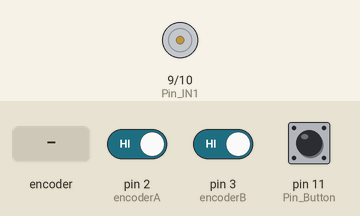
Recording of a sketch running on a simulated Arduino Uno, built with avr-gcc and run on an emulated ATmega328P. Shown: motor-driver pin pairs drawn as motors (green arrow = first pin HIGH = forward, orange = second pin HIGH = backward, longer = more drive). The inputs (shaded band) are chosen by the test bench; at power-on: pin 11 (Pin_Button) LOW, pin 2 (encoderA) HIGH, pin 3 (encoderB) HIGH. What the sketch prints to the serial monitor is not drawn.

Above: at 2.2 s.
2.3 s: pin 11 (Pin_Button) pulled HIGH for 0.15 s
At 7.9 s:
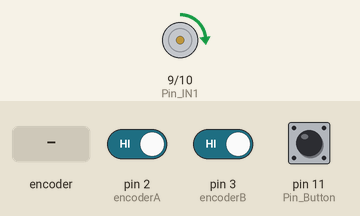
8.4 s: rotary encoder on pin 2 (encoderA) / pin 3 (encoderB) turned 2 steps (second pin leading)
11.8 s: pin 11 (Pin_Button) pulled HIGH for 1 s
At 12.6 s:
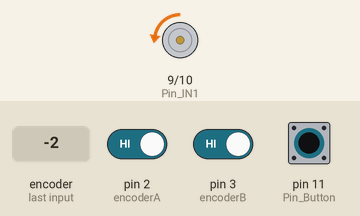
Timing chart, 0 to 14.8 s (numbered marks = the images above; inputs shaded):
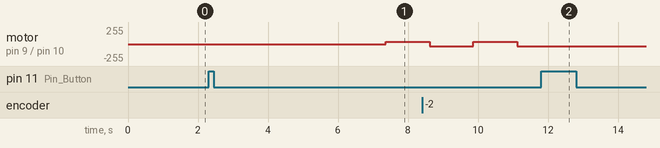

The sketch:

PID_Controller_Project.ino
```cpp
//168 square 169 sine
// 0.175 0.0008 0.002 sqaure 10.0 0.02-0.03 0.3-0.35 sine

// 0.1) Pin Setup - ต่อที่พินไหน
const int Pin_Button = 11;

const int Pin_IN1 = 9;
const int Pin_IN2 = 10;

const int encoderA = 2;
const int encoderB = 3;
// 0.2) Button, Control Setup
const int CPR = 448;
const int count_Mode = 4;
volatile long encoder_count = 0;
volatile int last_Encoded = 0;
float angle = 0.0;
int encoderAvalue = 0;
int encoderBvalue = 0;


// State -> Button - เอาไว้เก็บว่า button เป็น high หรือ low
int last_Button_State = LOW;            // Button State (Last Iteration)
int current_Button_State = LOW;         // Button State (Current Iteration)

// State -> Control Enable or not ? - ให้ control loop ทำงานหรือไม่
bool control_Enabled = false;           // State to determine whether control is turned

// State -> In delay duration or not? - ตอนนี้อยู่ในช่วง delay รึเปล่า
bool delay_Active = false;              // State to determine whether it is in delay duration before the control start

// Associated time when press is occured
unsigned long last_debounce_time = 0;         // Time when last debounce occurs
const unsigned long debounce_Delay = 50;      // 50 ms

//เก็บเวลา timer
unsigned long t_start = 0;
unsigned long activation_Time = 0;
unsigned long t_sec = 0;
const unsigned long delay_Before_Start = 5000;     // 5 seconds delay after button press to active Control
float kp = 0.188;
float ki = 0.002;
float kd = 0.0035;

float integral = 0;
float prev_error = 0;
unsigned long prev_time = 0;

const float ref_Amplitude = 180.0;
const float ref_Frequency = 0.4;
const float ref_PhaseShift = 0.0;
unsigned long lastPrintTime = 0;
const unsigned long plotInterval = 50;

// Void Setup ************************************************

void setup() {
  // setup code here, to run once:

  // Pin Setup
  pinMode(Pin_Button, INPUT);   // Button, setup pinMode

  pinMode(Pin_IN1,OUTPUT);
  pinMode(Pin_IN2,OUTPUT);

  // Set Serial
  Serial.begin(115200);
  delay(1000);   //delay 1000 ms = 1s, delay(unsigned long ms);

  //interrupt Function Setup
  if (count_Mode == 4){
    attachInterrupt( digitalPinToInterrupt(encoderA),ISR_4X,CHANGE);
    attachInterrupt( digitalPinToInterrupt(encoderB),ISR_4X,CHANGE);
    int MSB = digitalRead(encoderA);
    int LSB = digitalRead(encoderB);
    last_Encoded = (MSB << 1) | LSB;
  }

  last_debounce_time = millis();
  t_start = millis();

  // Print Setup Complete
  Serial.println("Setup is Completed, now running void loop");
}

// Main Loop  ***********************************************************************************************
void loop() {
  // main code here, to run repeatedly:

  unsigned long t_now = millis();  // get current time stamp
  encoderAvalue = digitalRead(encoderA);
  encoderBvalue = digitalRead(encoderB);
  // Main Loop, Part 1) Button Debounce & Toggle Function
  // - Detects when the button is "Actual" pressed (no false triggers from noise).
  // - If the system is "Off", pressing the button --> starts 5 s (delay_Before_Start = 5000) countdown before enabling control.
  // - If the system is "On", pressing the button --> immediately stops control and sets the PWM output to zero.

  // Step-by-Step in Part 1)
  // 1.1 Read the current button state
  int reading = digitalRead(Pin_Button);  // Initially reading is "0". When press --> reading is "1" (Pull Down Resistor Case, ref: https://docs.arduino.cc/built-in-examples/digital/Button/)

  // 1.2 Check if the button’s signal has changed (Pressed or Released)
  // Button state changed = mark the time for debounce check
  if (reading != last_Button_State) {  // if current button state has changed (current state != last state)
    last_debounce_time = t_now;        // Update last_Debounce_Time at this time instance
  }

  // 1.3 When press occurs, then update relevant states.
  // current_Button_State, last_Button_State, control_Enabled, delay_Active, activation_Time
  if ((t_now - last_debounce_time) > debounce_Delay) { // When time difference between (now & last press) > debounce Delay --> update key states

    if (reading != current_Button_State) { // When current button state != current_Button_State from last iteration (or it's previous button state)
      current_Button_State = reading;      // Update current_Button_State to current state reading

      if (current_Button_State == HIGH) {  // When press is occured, current_Button_State == HIGH (Pull Down Resistor Case)

        if (!control_Enabled && !delay_Active) { // Given button pressed is True --> when control has not started yet and not in delay period prior to control will active
          // Start delay before enabling control
          delay_Active = true;               // That means it's in the delay duration now e.g. 5 s before the control will start
          activation_Time = t_now;           // activation_Time records this activation event
          Serial.println("🔵 Button pressed → Starting 5s delay..."); // Let's print what's just happened
        }
        else if (control_Enabled && !delay_Active) {
          // Stop control immediately and zero PWM
          control_Enabled = false;           // Disable control
          Serial.println("🟡 Control stopped, PWM set to 0"); // Let's print what's just happened
        }
      } // if (current_Button_State == HIGH)
    } // (reading != current_Button_State)
  } // if ((t_now - last_Debounce_Time) > debounce_Delay)

  last_Button_State = reading; // Don't forget to update the Button State (Previous Iteration) to this current reading

  // Main Loop, Part 2) Delay before Control start --------------------------------------------
  if (delay_Active) { // When delay (e.g. 5 s) before control start is active, within this 0–5 s, update control_Enabled state

  unsigned long elapsed = t_now - activation_Time; // time measuring from activation_Time (Button Pressed)

  if (elapsed >= delay_Before_Start) {  // If beyond delay interval, update states as follows:
    delay_Active = false;               // Not in delay interval
    control_Enabled = true;             // Control is enabled or active
    t_start = millis();                 // Starting counting time
    Serial.println("✅ 5s delay done → Control started"); // Print to notify delay period is finished and control will be active
  }
  else { // if within delay interval, just print to notify it's still in the delay period
    float remaining = (delay_Before_Start - elapsed) / 1000.0; // Time left before control will be active
    Serial.print("⏳ Starting in ");
    Serial.print(remaining, 1);
    Serial.println(" s"); // Print to show the remaining time before the control will be active
    delay(200); // delay for printing
    return;
  } // (elapsed >= delay_Before_Start)

  } // if (delay_Active)

  // Main Loop, Part 3) Main Control Start ------------------
  if (control_Enabled) {

  float t_sec = (t_now - t_start) / 1000.0;

  //read encoder count
  long count_snapshot;
  noInterrupts();
  count_snapshot = encoder_count;
  interrupts();

  float reference = Generate_Square_Waveform(t_sec, ref_Amplitude, ref_Frequency, ref_PhaseShift);
  //float reference = Generate_Sine_Waveform(t_sec, ref_Amplitude, ref_Frequency, ref_PhaseShift);
  float r = reference;

  // Y: Measurment Output
  angle = (360.0 * count_snapshot)/(CPR* 6.25 * count_Mode);
  float y = angle;

  //PID Controller
  float error = r-y;
  unsigned long dt = t_now - prev_time;
  float Ts = dt;
  if (dt == 0) dt = 1; //avoid iivision by zero

  //Proportional Gain (Kp)
  float U_kp = kp * error;
  //Derivative Gain (Kd)
  float U_kd = kd * (error - prev_error) / (dt/1000.0);
  //Intregral Gain (Ki)
  float U_ki = ki * integral;
  //U_PID
  float U_PID = U_kp + U_ki + U_kd;

  //Contrl Saturation Limit amd Anti-Windup
  float U_Sat = U_PID;
  if (U_Sat > 255) U_Sat = 255;
  if (U_Sat < -255) U_Sat = -255;

  //Anti-Windup: update integral ONLY if output not saturated
  if (U_Sat == U_PID) {
    integral += error * (dt / 1000.0);
  }
  // Set motor direction and PWM
  int pwm_val = 30;
  int pwm_delay = 1000;

  Drive_Motor(U_Sat);

 // Serial.print("In Main Control Loop, t = "); Serial.print(t_sec, 1); Serial.println(" s");
  //Serial.print("PWM value = "); Serial.println(pwm_val);

  //Serial.print("t = "); Serial.print(t_sec,1); Serial.print(" s");
  //Serial.print(", encoderA = "); Serial.print(encoderAvalue);
  //Serial.print(", encoderB = "); Serial.print(encoderBvalue);
  //Serial.print(", Angle = "); Serial.print(angle); Serial.println(" deg");
  float neterror = fabs((reference - angle)/(reference))*100.0;
  if (t_now - lastPrintTime >= plotInterval) {
    lastPrintTime += plotInterval;
    Serial.print(t_sec, 3); Serial.print(", ");
    Serial.print(reference, 2); Serial.print(", ");
    Serial.print(angle, 2); Serial.print(", ");
    Serial.print(U_Sat, 1); Serial.print(", ");
    Serial.print(neterror); Serial.println("%");
  }
  prev_error = error;
  prev_time = t_now;

  delay(1);
  return;
  } // if (control_Enabled) {


  // ----------------- STANDBY -----------------
  if (!control_Enabled && !delay_Active) {
    static unsigned long lastPrint = 0;
    if (t_now - lastPrint >= 500) {
      Serial.println(" Standby...");
      lastPrint = t_now;
    }
  }


} // main loop() {


// Function ****************

// Function to control motor with signed PWM
//pwmVal range: -255 ... 255

void Drive_Motor(int pwmVal) {

  //pwmVal = constrain(pwmVal, -30, 30);

  if (pwmVal > 0) {
    // CW
    analogWrite(Pin_IN1, abs(pwmVal));
    analogWrite(Pin_IN2, 0);
  }

  else if (pwmVal < 0) {
    // CCW
    analogWrite(Pin_IN1, 0);
    analogWrite(Pin_IN2, abs(pwmVal));
  }

  else {
    // Stop
    analogWrite(Pin_IN1, 0);
    analogWrite(Pin_IN2, 0);
  }
}

void ISR_4X(){
  int MSB = digitalRead(encoderA);
  int LSB = digitalRead(encoderB);
  int encoded = (MSB << 1) | LSB;
  int sum = (last_Encoded << 2) | encoded;

  if (sum == 0b0001 || sum == 0b0111 || sum == 0b1110 || sum == 0b1000)
    encoder_count--;
  else if (sum == 0b0010 || sum == 0b0100 || sum == 0b1101 || sum == 0b1011)
    encoder_count++;

  last_Encoded = encoded;
}

//Function 02 :
float Generate_Square_Waveform(float t, float Amax, float freq, float phase_shift_deg) {

  float ref_output = 0;
  float T = 1.0 / freq;
  float phase_shift_time = (phase_shift_deg / 360.0)* T;

  float t_mod = fmod(t + phase_shift_deg, T);

  if (t_mod <= T/2.0) {
    ref_output = +Amax;
  }
  else {
    ref_output = -Amax;
  }

  return ref_output;
}

//Function 03 :
float Generate_Sine_Waveform(float t, float Amax, float freq, float phase_shift_deg) {

  float ref_output = 0;

  float phase_shift_rad = (phase_shift_deg / 360.0f) * 2.0f * M_PI;

  ref_output = Amax * sinf(2.0f * M_PI * freq * t + phase_shift_rad);

  return ref_output;
}
```

Measured:
- after the input at 2.3 s, motor on pin 9 (Pin_IN1) / pin 10 (Pin_IN2): stopped → forward 36/255 after 5.1 s
- after the input at 11.8 s, motor on pin 9 (Pin_IN1) / pin 10 (Pin_IN2): stops changing and stays backward 31/255
